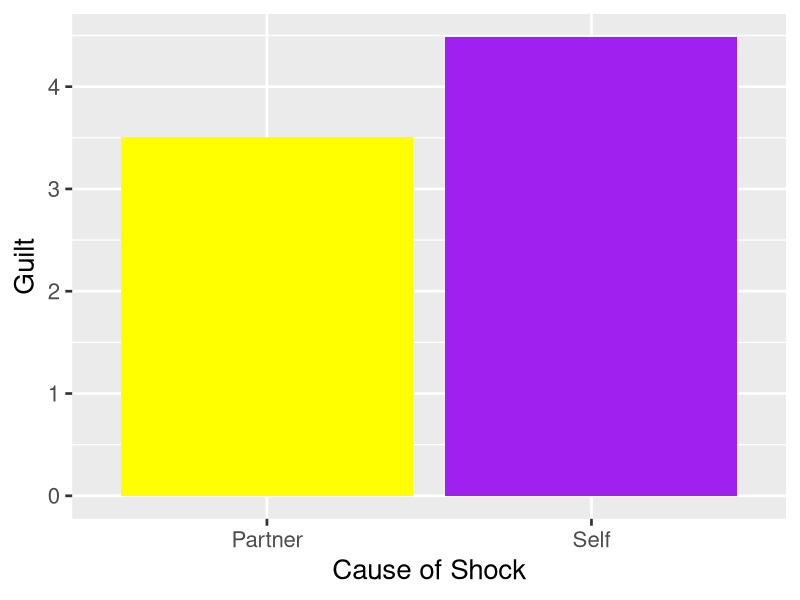
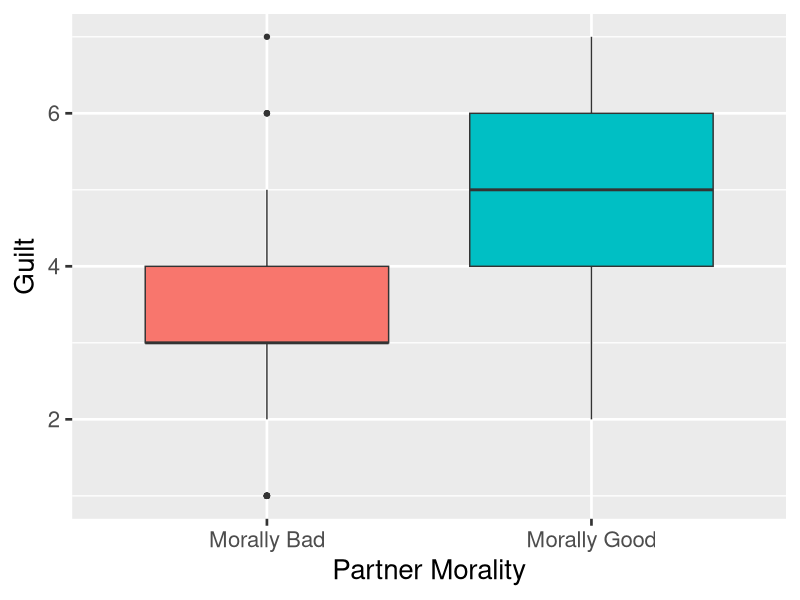
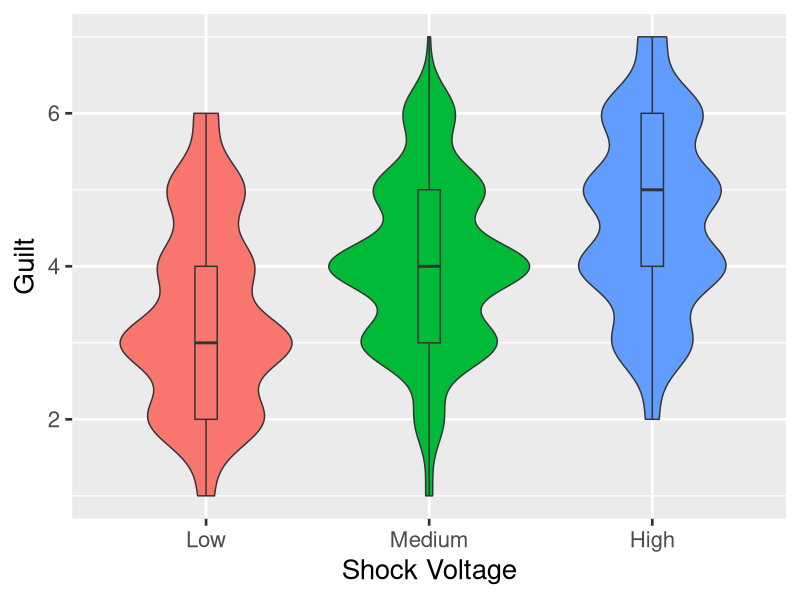
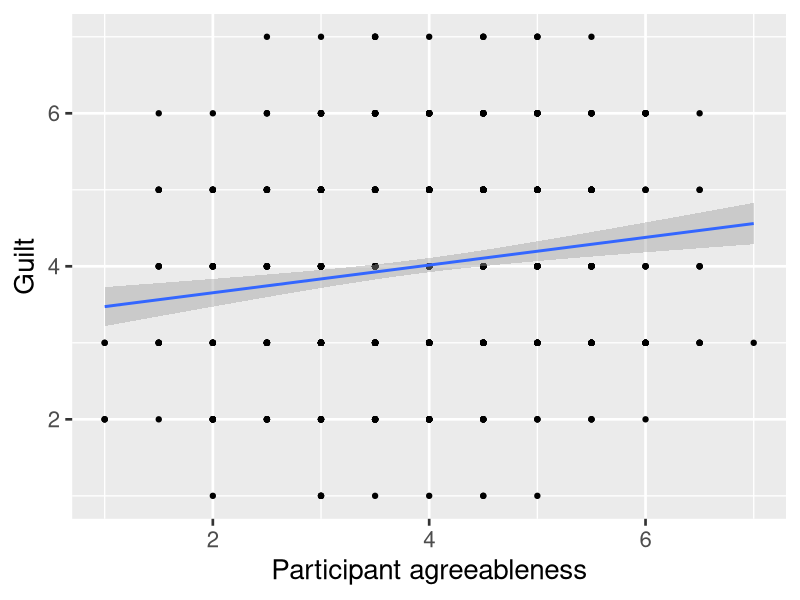
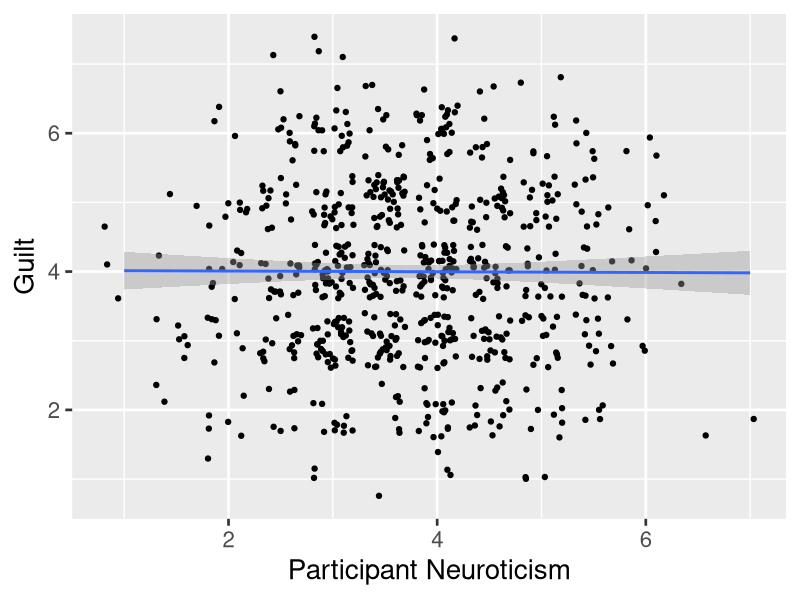
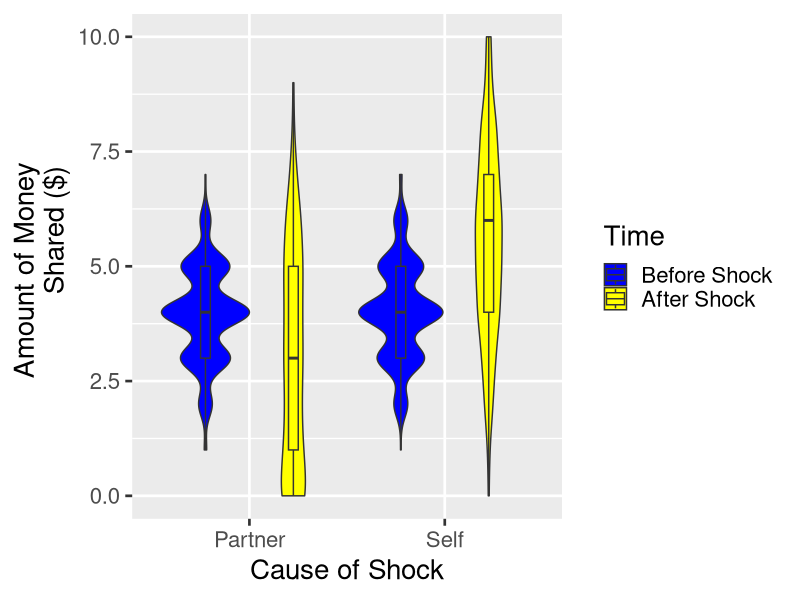

Generate these figures, in order, with R:
## ---- chunk 1
#DAN
#THINGS TO DO:
#1. Make sure everyone has processed data in the right place
#2. Make sure everyone downloads the data analysis primer
#3. Go to GitHub repo and enable pages for their project repository
#4. Make sure knit directory is set to project
#5. Make sure toc: true and toc_float: true are set up

knitr::opts_chunk$set(echo = TRUE)

library(reshape2)
library(ggplot2)

## ---- chunk 2

#Load in the data
data<-read.csv("Week 3/Processed Data/Week 3 Data PROCESSED.csv")

#Recode variables:
data$PIN<-as.factor(data$PIN)
data$sex<-as.factor(data$sex)
data$shock<-factor(data$shock,levels=c("low","medium","high"))
data$shockCause<-as.factor(data$shockCause)
data$pMoral<-as.factor(data$pMoral)


## ---- chunk 3

c(summary(data$guilt),"SD"=sd(data$guilt,na.rm=T))

## ---- chunk 4

#Pre-shock:
c(summary(data$preShare),"SD"=sd(data$preShare,na.rm=T))

#Post-shock:
c(summary(data$postShare),"SD"=sd(data$postShare,na.rm=T))

## ---- chunk 5

#agreeableness:
c(summary(data$agree),"SD"=sd(data$agree,na.rm=T))

#Neuroticism:
#Pre-shock:
c(summary(data$neuro),"SD"=sd(data$neuro,na.rm=T))

## ---- chunk 6

#Run the t-test for prediction 1.1
p1.1<-t.test(data$guilt~data$shockCause)

#Output the result
p1.1

#Generate the graph
plot1.1 <-ggplot(data=data,
                 aes(x = shockCause,
                     y=guilt,
                     fill=shockCause)) +
  labs(x="Cause of Shock", 
       y="Guilt") + 
  stat_summary(fun = "mean", 
               geom ="bar",
               position = "dodge") + 
  stat_summary(fun.data="mean_cl_boot",
               geom="errorbar",
               position="dodge")+
  scale_x_discrete(labels=c("Partner","Self"))+
    scale_fill_manual(values=c("yellow", "purple"),
                               guide=F)+
    theme_grey(base_size=20)

#Output the graph 
plot1.1

## ---- chunk 7

#Run the t-test for prediction 1.2
p1.2<-t.test(data$guilt~data$pMoral)

#Output the result
p1.2

#Generate the graph
plot1.2<-ggplot(data=data,
                aes(x=pMoral, 
                    y=guilt,
                    fill=pMoral))+
  labs(x="Partner Morality", y="Guilt")+
  scale_x_discrete(labels= c("Morally Bad", "Morally Good"))+
              theme_gray(base_size=20)+
  guides(fill=F)+
  geom_boxplot()


#Output the graph
plot1.2
## ---- chunk 8

#Run the ANOVA for prediction 1.3
p1.3<-lm(guilt~shock,data=data)

#Output the result
anova(p1.3)

#Output the group means
tapply(data$guilt,data$shock,function(x) mean(x,na.rm=T))

#Generate the graph
plot1.3<-ggplot(data=data,
                aes(x=shock, 
                    y=guilt,
                    fill=shock))+
  labs(x="Shock Voltage", y="Guilt")+
  scale_x_discrete(labels= c("Low", "Medium","High"))+
              theme_gray(base_size=20)+
  guides(fill=F)+
  geom_violin(position=position_dodge(.9))+
  geom_boxplot(position=position_dodge(.9),
               width=.1)


#Output the graph
plot1.3

## ---- chunk 9

#Run the t-test for prediction 2
p2<-t.test(data$guilt~data$sex)

#Output the result
p2

## ---- chunk 10

#Run the correlation test for prediction 3
p3<-cor.test(data$agree,data$guilt)

#Output the result
p3

#Generate the Graph
plot3<-ggplot(data=data,
              aes(x=agree,
                  y=guilt))+
  labs(x="Participant agreeableness",
       y="Guilt")+
  theme_gray(base_size=20)+
  geom_point()+
  geom_smooth(method="lm")

#Output the graph

plot3

## ---- chunk 11

#Run the correlation test for prediction 4
p4<-cor.test(data$neuro,data$guilt)

#Test predictions 3 and 4 in a regression:
guiltReg<-lm(guilt~neuro+agree,data=data)
summary(guiltReg)
#Output the result
p4

#Generate the Graph
plot4<-ggplot(data=data,
              aes(x=neuro,
                  y=guilt))+
  labs(x="Participant Neuroticism",
       y="Guilt")+
  theme_gray(base_size=20)+
  geom_jitter()+
  geom_smooth(method="lm")

#Output the graph
plot4



## ---- chunk 12

#Melt the data for within-subjects analyses
dataMelt<-melt(data,
               measure.vars=c("preShare","postShare"),
               variable.name=c("prePost"),
               value.name=c("share"))

## ---- chunk 13

#Run the within-subjects ANOVA for p5.1
p5.1<-aov(share~prePost*shockCause+Error(PIN),data=dataMelt)

#Output the results:
summary(p5.1)

#Output means as a function of condition:
tapply(dataMelt$share,dataMelt[,c(23,20)],function(x) mean(x,na.rm=T))

#Generate the plot
plot5.1<-ggplot(data=dataMelt,
                aes(x=shockCause,
                    y=share,
                    fill=prePost))+
    labs(x="Cause of Shock", y="Amount of Money 
         Shared ($)",fill="Time")+
  theme_gray(base_size=20)+
  scale_x_discrete(labels=c("Partner","Self"))+
  scale_fill_manual(values=c("blue", "yellow"),
              labels=c("Before Shock",
                       "After Shock"))+
  geom_violin(position=position_dodge(.9))+
  geom_boxplot(position=position_dodge(.9),
               width=.1)
#Output the plot
plot5.1
## ---- chunk 14

#Run the within-subjects ANOVA for p5.2
p5.2<-aov(share~prePost*pMoral+Error(PIN),data=dataMelt)

#Output the results:
summary(p5.2)

#Output means as a function of condition:
tapply(dataMelt$share,dataMelt[,c(23,21)],function(x) mean(x,na.rm=T))
## ---- chunk 15

#Run the within-subjects ANOVA for p5.3
p5.3<-aov(share~prePost*shock+Error(PIN),data=dataMelt)

#Output the results:
summary(p5.3)

#Output means as a function of condition:
tapply(dataMelt$share,dataMelt[,c(23,19)],function(x) mean(x,na.rm=T))
## ---- chunk 16

#Run the ANOVA to test prediction 6
p6<-aov(share~prePost*sex+Error(PIN),data=dataMelt)

#Output the results:
summary(p6)

#Output means as a function of condition and sex:
tapply(dataMelt$share,dataMelt[,c(23,2)],function(x) mean(x,na.rm=T))

## ---- chunk 17

#Run the correlation test for prediction 7
p7<-cor.test(data$agree,data$postShare)

#Output the result
p7

## ---- chunk 18

#Run the correlation test for prediction 8
p8<-cor.test(data$neuro,data$postShare)

#Output the result
p8

#Test predictions 7 and 8 in a regression:
genReg<-lm(postShare~neuro+agree,data=data)
summary(genReg)

